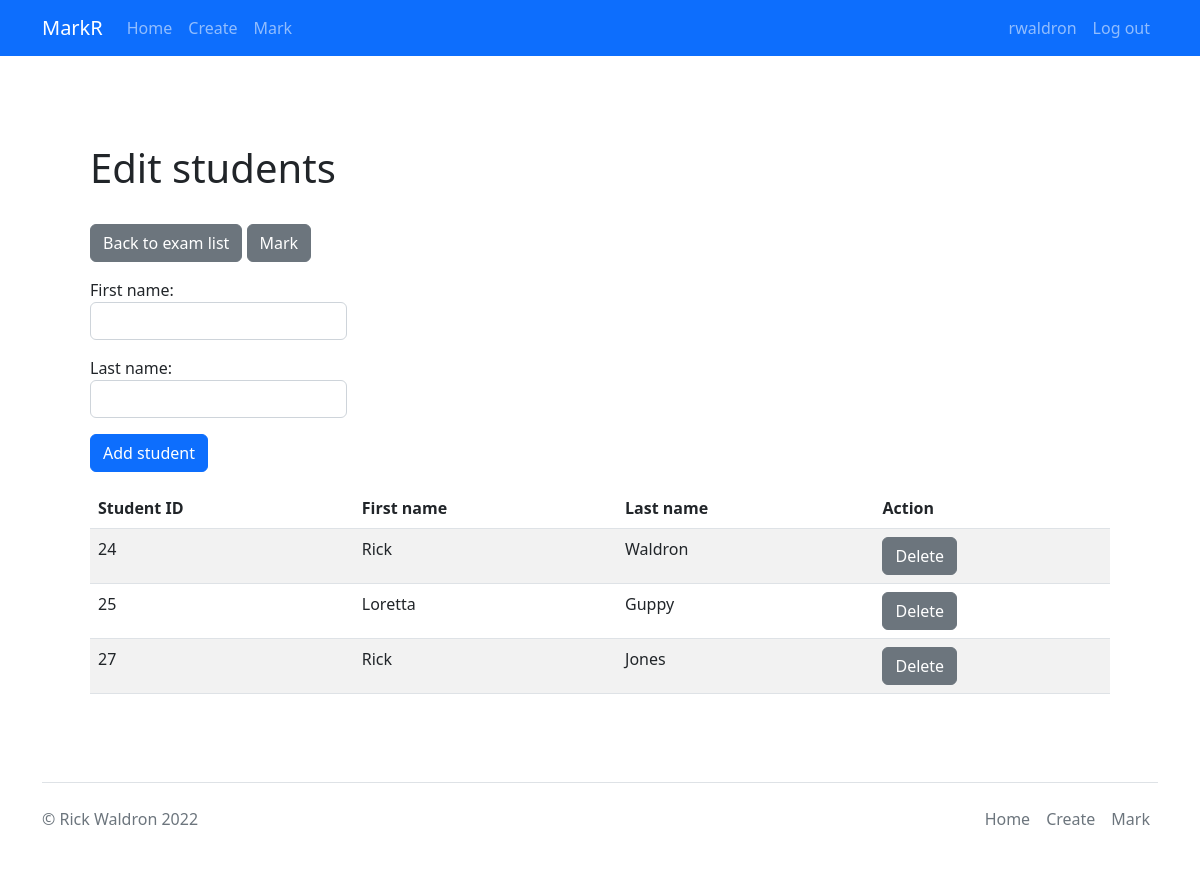
The page /home/student_list/21 (signed in) on the database its author committed.
### tables this page shows
CREATE TABLE `results` (
  `student_id` int(9) NOT NULL,
  `first_name` varchar(255) DEFAULT NULL,
  `last_name` varchar(255) DEFAULT NULL,
  `exam_id` int(9) DEFAULT NULL,
  `q_1` int(3) DEFAULT NULL,
  `q_2` int(3) DEFAULT NULL,
  `q_3` int(3) DEFAULT NULL,
  `q_4` int(3) DEFAULT NULL,
  `q_5` int(3) DEFAULT NULL,
  `q_6` int(3) DEFAULT NULL,
  `q_7` int(3) DEFAULT NULL,
  `q_8` int(3) DEFAULT NULL,
  `q_9` int(3) DEFAULT NULL,
  `q_10` int(3) DEFAULT NULL,
  `q_11` int(3) DEFAULT NULL,
  `q_12` int(3) DEFAULT NULL,
  `q_13` int(3) DEFAULT NULL,
  `q_14` int(3) DEFAULT NULL,
  `q_15` int(3) DEFAULT NULL,
  `q_16` int(3) DEFAULT NULL,
  `q_17` int(3) DEFAULT NULL,
  `q_18` int(3) DEFAULT NULL,
  `q_19` int(3) DEFAULT NULL,
  `q_20` int(3) DEFAULT NULL,
  `q_21` int(3) DEFAULT NULL,
  `q_22` int(3) DEFAULT NULL,
  `q_23` int(3) DEFAULT NULL,
  `q_24` int(3) DEFAULT NULL,
  `q_25` int(3) DEFAULT NULL,
  `q_26` int(3) DEFAULT NULL,
  `q_27` int(3) DEFAULT NULL,
  `q_28` int(3) DEFAULT NULL,
  `q_29` int(3) DEFAULT NULL,
  `q_30` int(3) DEFAULT NULL,
  `q_31` int(3) DEFAULT NULL,
  `q_32` int(3) DEFAULT NULL,
  `q_33` int(3) DEFAULT NULL,
  `q_34` int(3) DEFAULT NULL,
  `q_35` int(3) DEFAULT NULL,
  `q_36` int(3) DEFAULT NULL,
  `q_37` int(3) DEFAULT NULL,
  `q_38` int(3) DEFAULT NULL,
  `q_39` int(3) DEFAULT NULL,
  `q_40` int(3) DEFAULT NULL,
  `q_41` int(3) DEFAULT NULL,
  `q_42` int(3) DEFAULT NULL,
  `q_43` int(3) DEFAULT NULL,
  `q_44` int(3) DEFAULT NULL,
  `q_45` int(3) DEFAULT NULL,
  `q_46` int(3) DEFAULT NULL,
  `q_47` int(3) DEFAULT NULL,
  `q_48` int(3) DEFAULT NULL,
  `q_49` int(3) DEFAULT NULL,
  `q_50` int(3) DEFAULT NULL
);

### app/core/App.php (called while the page is built, shortened)
<?php
class App
{
    protected $method = 'index';
    public function __construct()
    {
        $url = $this->parseUrl();
        if(isset($url[0]))
        {
            if(file_exists('../app/controllers/' . $url[0] . '.php'))
            {
                unset($url[0]);
            }
        }
        $this->controller = new $controller;
        if(isset($url[1]))
        {
            if(method_exists($this->controller, $url[1]))
            {
                $this->method = $url[1];
                unset($url[1]);
            }
        }
        $this->params = $url ? array_values($url) : [];
        call_user_func_array([$this->controller, $this->method], $this->params);
    }
    public function parseUrl()
    {
        if(isset($_GET['url']))
        {
            $url = explode('/', filter_var(rtrim($_GET['url'], '/'), FILTER_SANITIZE_URL));
            return $url;
        }
    }
}

### public/index.php (called while the page is built, shortened)
<?php
$app = new App\Core\App;

### app/models/Student.php (called while the page is built, shortened)
<?php
class Student extends Model
{
    public function find_students($exam_id)
    {
        $sql = 'SELECT * FROM results WHERE exam_id = :exam_id';
        $stmt = self::$conn->prepare($sql);
        $stmt->execute(['exam_id'=>$exam_id]);
        $stmt->setFetchMode(\PDO::FETCH_CLASS, 'App\Model\Student');
        return $stmt->fetchAll();
    }
}

### app/core/Model.php (called while the page is built, shortened)
<?php
class Model
{
    protected static $conn = null;
    public function __construct()
    {
        if(self::$conn == null)
        {
            try
            {
                $host = "localhost";
                $user = "root";
                $pw = "";
                $db = "markr";
                self::$conn = new \PDO("mysql:host=$host;dbname=$db",$user,$pw);
            }
            catch (\PDOException $e)
            {
                $url = parse_url(getenv("CLEARDB_DATABASE_URL"));
                $host = $url["host"];
                $user = $url["user"];
                $pw = $url["pass"];
                $db = substr($url["path"], 1);
                self::$conn = new \PDO("mysql:host=$host;dbname=$db",$user,$pw);
            }
        }
    }
}

### app/views/home/student_list.php (the view)
<?php
  include __DIR__ . '/../template/header.php';
?>
<main class="container pt-5">
  <div class="p-5 mt-5 rounded">
    <h1>Edit students</h1>
    <br>
    <a href="/home/exam_list" class="btn btn-secondary mb-3" role="button">Back to exam list</a>
    <a href="/home/mark_exam/<?=$extra_data?>" class="btn btn-secondary mb-3" role="button">Mark</a>
    <form action="" method="post">
      <div class="form-group mb-3">
          <label>First name: <input type="text" name="first_name" class="form-control"/></label>
      </div>
      <div class="form-group mb-3">
          <label>Last name: <input type="text" name="last_name" class="form-control"/></label>
      </div>
      <input type="submit" name="action" value="Add student" class="btn btn-primary mb-3"/>
    </form>
    <table class="table table-striped">
      <thead><tr><th>Student ID</th><th>First name</th><th>Last name</th><th>Action</th></tr></thead>
      <?php
          foreach($data as $student)
          {
              echo "<tr>
              <td>$student->student_id</td>
              <td>$student->first_name</td>
              <td>$student->last_name</td>
              <td><a href='/home/delete_student/$student->student_id' class='btn btn-secondary' role='button'>Delete</a></td>
              </tr>";
          }
      ?>
    </table>
  </div>
</main>
<?php
  include __DIR__ . '/../template/footer.php';
?>

### rows shown on the page
results: student_id "24", first_name "Rick", last_name "Waldron"
results: student_id "25", first_name "Loretta", last_name "Guppy"
results: student_id "27", first_name "Rick", last_name "Jones"

### other values the page prints
$_SESSION['username'] "rwaldron"
